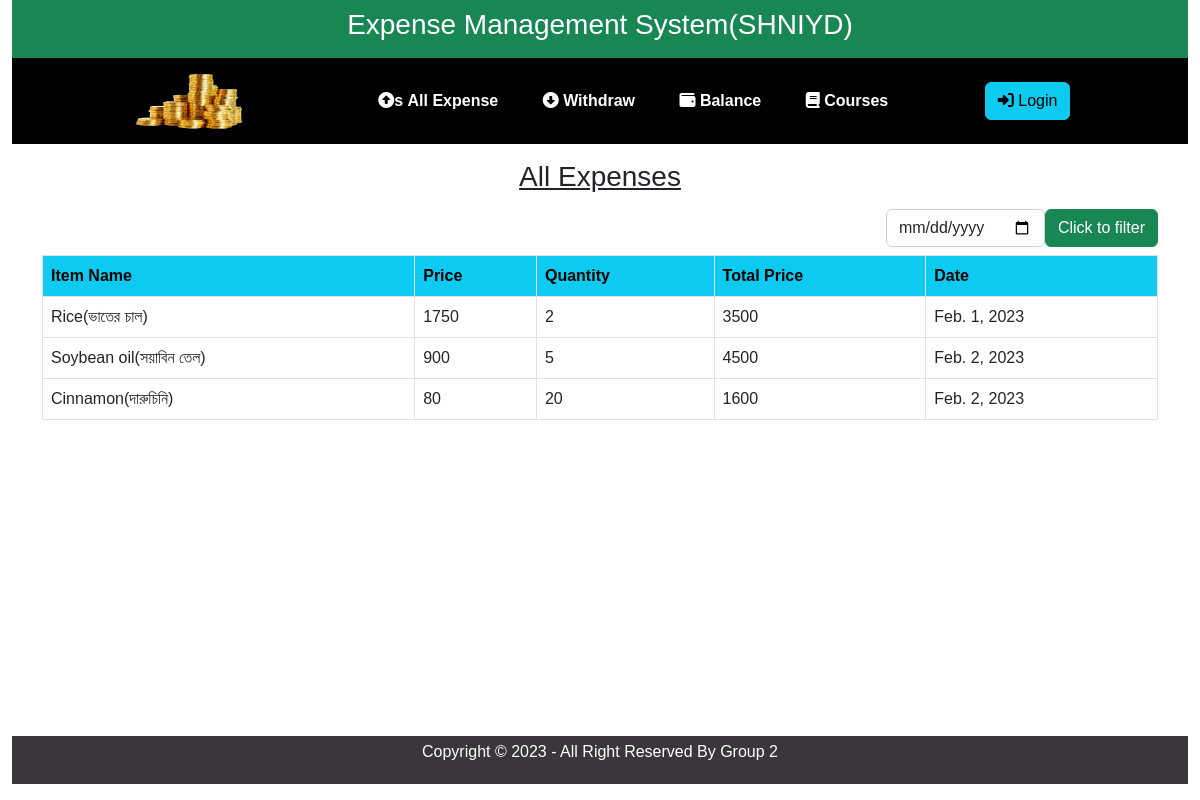
/, run on an earlier commit of the app's database.
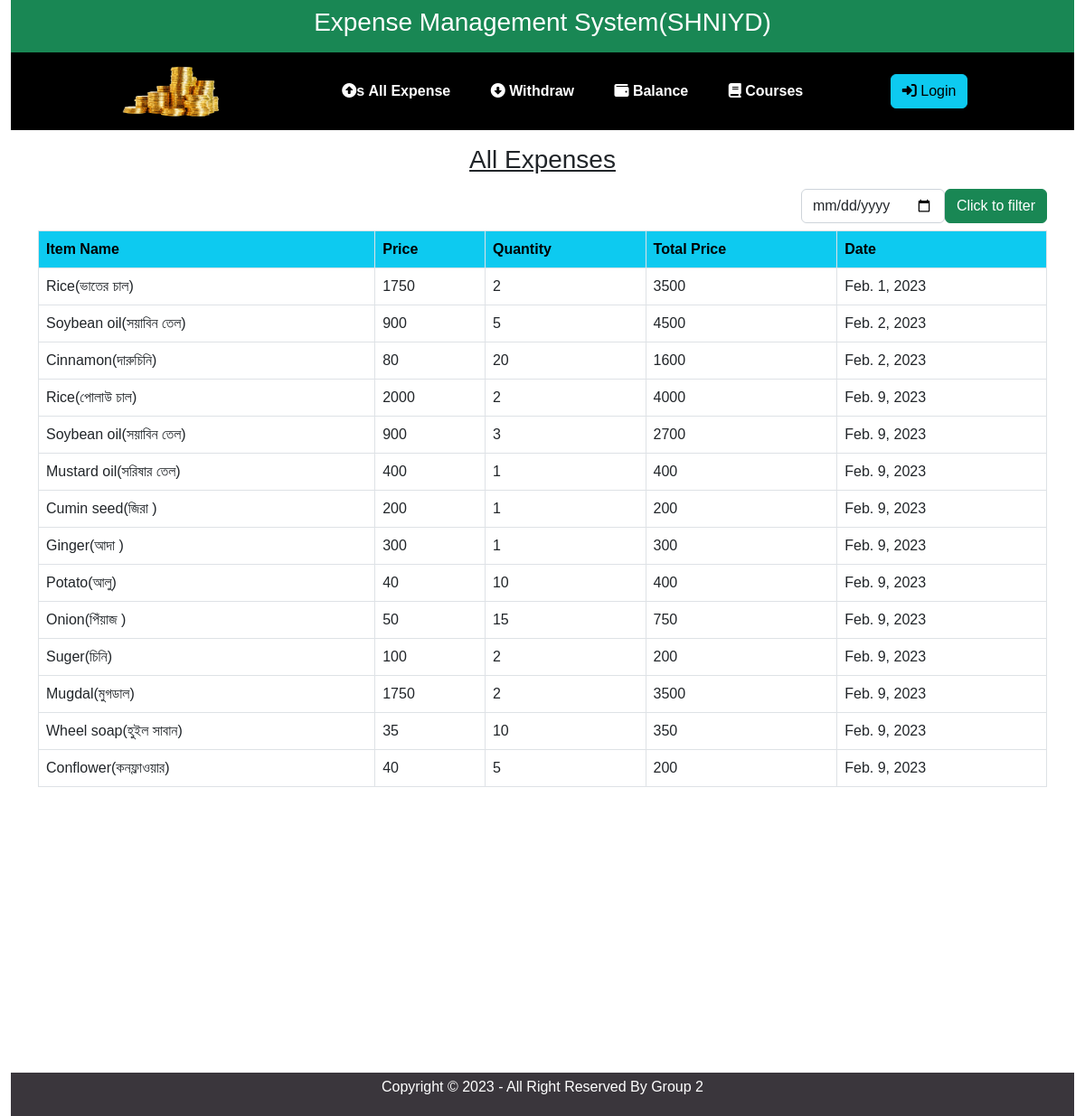
And on a later commit of the database.
### ExpenseApp/models.py (models this page shows, shortened)
class DailyExpense(models.Model):
    item_name=models.ForeignKey(Item,on_delete=models.CASCADE)
    item_price=models.IntegerField(default=0)
    item_quantity=models.IntegerField(default=0)
    total_price=models.IntegerField(default=0)
    date=models.DateField()

class Item(models.Model):
    item_name=models.CharField(max_length=50)
    def __str__(self):
        return str(self.item_name)

### ExpenseApp/views.py (the view, shortened to what this page needs)
# urls.py: path('', views.Home, name='home'),
def Home(request):
    all_expense = DailyExpense.objects.all()
    return render(request,'expenseApp/index.html',{'expense': all_expense})

### templates/expenseApp/index.html (shortened to what this page needs)
{% extends 'expenseApp/base.html' %}
{% block content %}
<div class="container">
<div class="text-center py-2">
    <h3 class="text-center py-2 text-decoration-underline">All Expenses</h3>
    <form class="d-flex justify-content-end align-items-center" action="" method="post">
            <input id="date" type="date" class="form-control" name="date" style="width: fit-content;">
            <input type="submit" value="Click to filter" class="btn btns btn-success">
    </form>
</div>
    <table class="table table-bordered table-hover">
        <tr class="text-bg-info">
            <th>Item Name</th>
            <th>Price</th>
            <th>Quantity</th>
            <th>Total Price</th>
            <th>Date</th>
        </tr>
        {% for x in expense %}
        <tr>
            <td>{{x.item_name}}</td>
            <td>{{x.item_price}}</td>
            <td>{{x.item_quantity}}</td>
            <td>{{x.total_price}}</td>
            <td>{{x.date}}</td>
        </tr>
        {% endfor %}
    </table>
</div>
{% endblock %}

What changed in the data, as far as the page shows it:
added DailyExpense: item_name "Rice(পোলাউ চাল)", item_price "2000", item_quantity "2", total_price "4000", date "Feb. 9, 2023"
added DailyExpense: item_name "Soybean oil(সয়াবিন তেল)", item_price "900", item_quantity "3", total_price "2700", date "Feb. 9, 2023"
added DailyExpense: item_name "Mustard oil(সরিষার তেল)", item_price "400", item_quantity "1", total_price "400", date "Feb. 9, 2023"
added DailyExpense: item_name "Cumin seed(জিরা )", item_price "200", item_quantity "1", total_price "200", date "Feb. 9, 2023"
added DailyExpense: item_name "Ginger(আদা )", item_price "300", item_quantity "1", total_price "300", date "Feb. 9, 2023"
added DailyExpense: item_name "Potato(আলু)", item_price "40", item_quantity "10", total_price "400", date "Feb. 9, 2023"
added DailyExpense: item_name "Onion(পিঁয়াজ )", item_price "50", item_quantity "15", total_price "750", date "Feb. 9, 2023"
added DailyExpense: item_name "Suger(চিনি)", item_price "100", item_quantity "2", total_price "200", date "Feb. 9, 2023"
added DailyExpense: item_name "Mugdal(মুগডাল)", item_price "1750", item_quantity "2", total_price "3500", date "Feb. 9, 2023"
added DailyExpense: item_name "Wheel soap(হুইল সাবান)", item_price "35", item_quantity "10", total_price "350", date "Feb. 9, 2023"
added DailyExpense: item_name "Conflower(কনফ্লাওয়ার)", item_price "40", item_quantity "5", total_price "200", date "Feb. 9, 2023"
